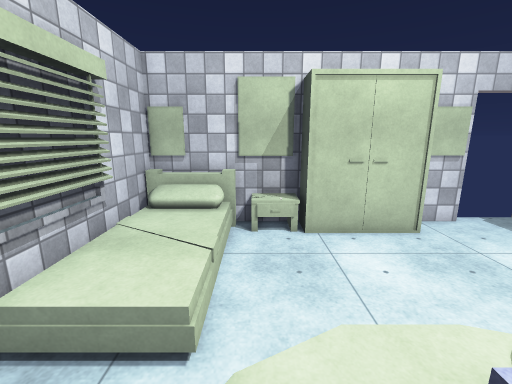
view 1 (above)

12 first-person views from a walk through a 3-D level made in the Unity game engine. The camera is 1.4 m above the floor, tilts 12° down and sees 90° across. The floor is counted in squares, 0.5 m on a side. Each view is taken from the middle of a square. On the plan, view 1 faces up. The plan holds only what a view shows up to about 19 squares ahead; the rest is blank. The player character is not drawn. Door leaves are left out, so doorways stand open. Some surface patterns are stand-ins.

view 2
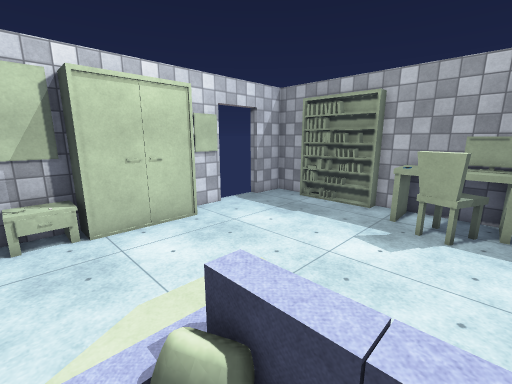

view 3
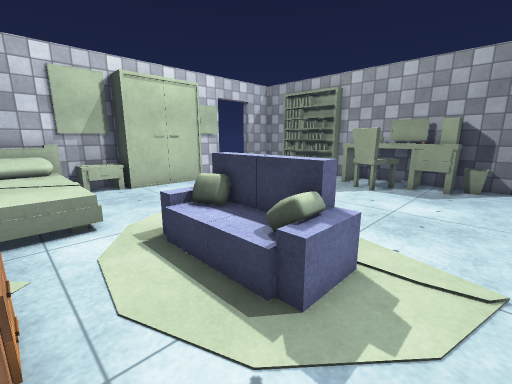

view 4
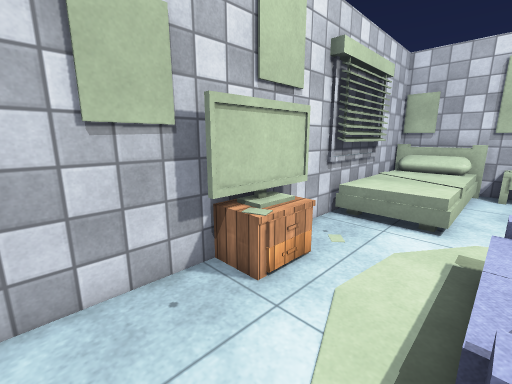

view 5
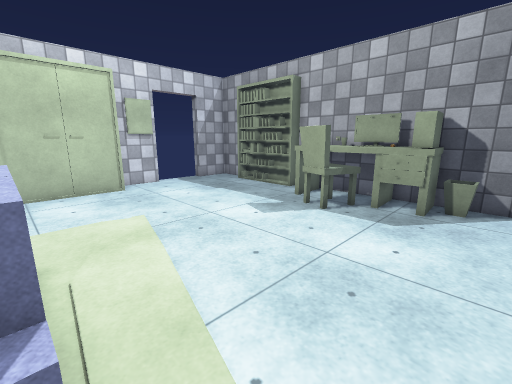

view 6
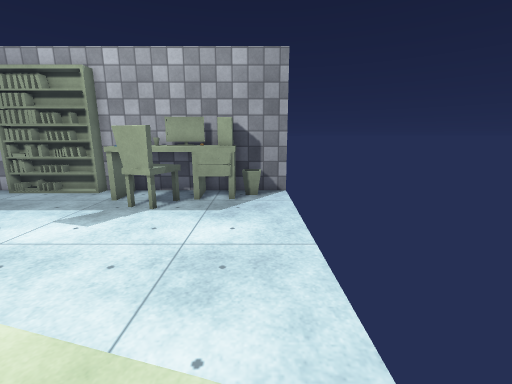

view 7
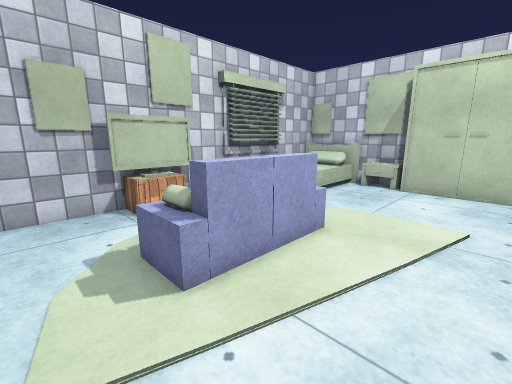

view 8
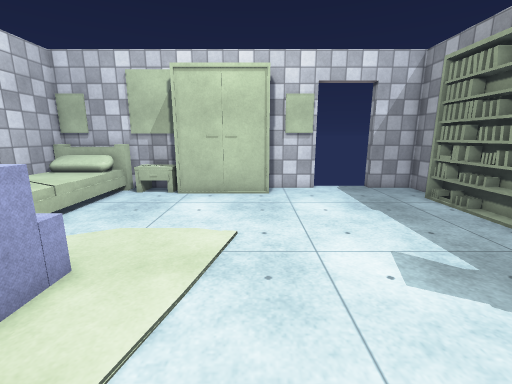

view 9
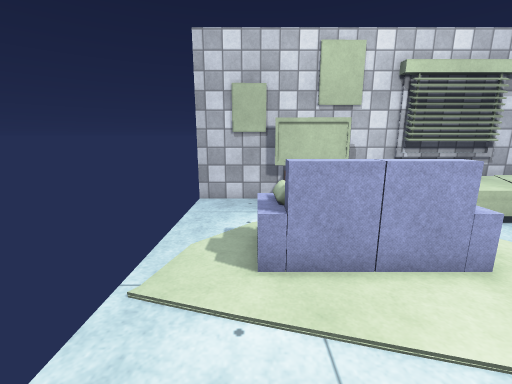

view 10
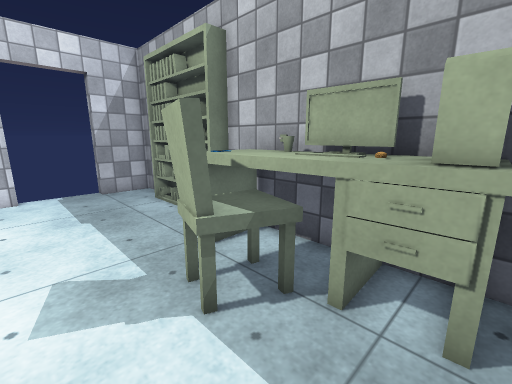

view 11
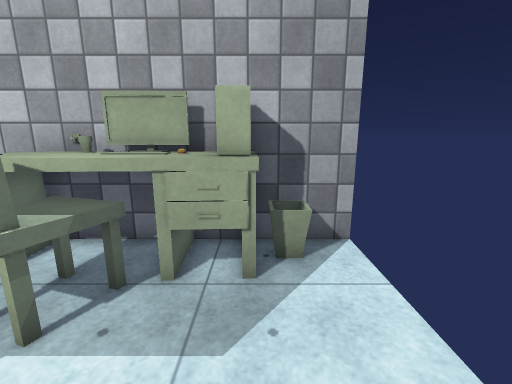

view 12
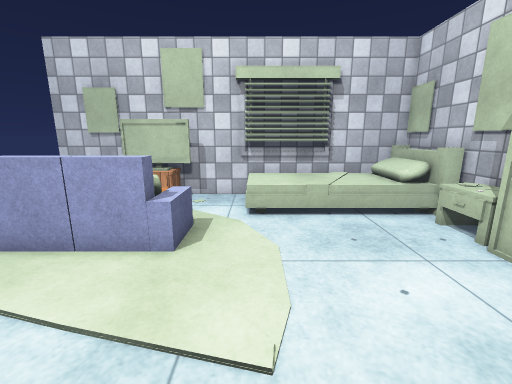

### Floor plan
Key: @ floor where view 1 was taken; # wall or solid block; x gap in a wall; . floor; / step, stairs or slope; D open door; = window, fence, low wall or low ledge; ^ raised ledge; S sofa; O other object.
Columns run from 5 left of view 1 to 15 right of it. Each row starts with its distance up from view 1.
 12                   #
 11 ########    ###DDD###
 10 #^^^^^^######.......#
  9 #^^^^..............##
  8 #^^^^..............##
  7 #^^^^..............#
  6 #^^^^..............#
  5 #^^^^..............##
  4 #.^^^..............##
  3 #.................=.#
  2 #....SSS..........x.#
  1 ##.../SS........#^^##
  0 #OO..@ S........#^^##
 -1 ##O../ S.........=###
 -2 ##O../=S......... ###
 -3 #....SSS..........###
 -4 #.................==#
 -5 #...................#
 -6 #                   #

Where each view was taken, in squares from view 1:
view 1: 0 up, 0 right, facing up
view 2: 1 down, 0 right, facing up-right
view 3: 5 down, 3 left, facing up-right
view 4: 5 down, 0 right, facing up-left
view 5: 5 down, 2 right, facing up-right
view 6: 4 down, 1 right, facing right
view 7: 5 down, 6 right, facing up-left
view 8: 3 down, 6 right, facing up
view 9: 3 down, 7 right, facing left
view 10: 3 down, 9 right, facing up-right
view 11: 3 down, 8 right, facing right
view 12: 4 up, 8 right, facing left
